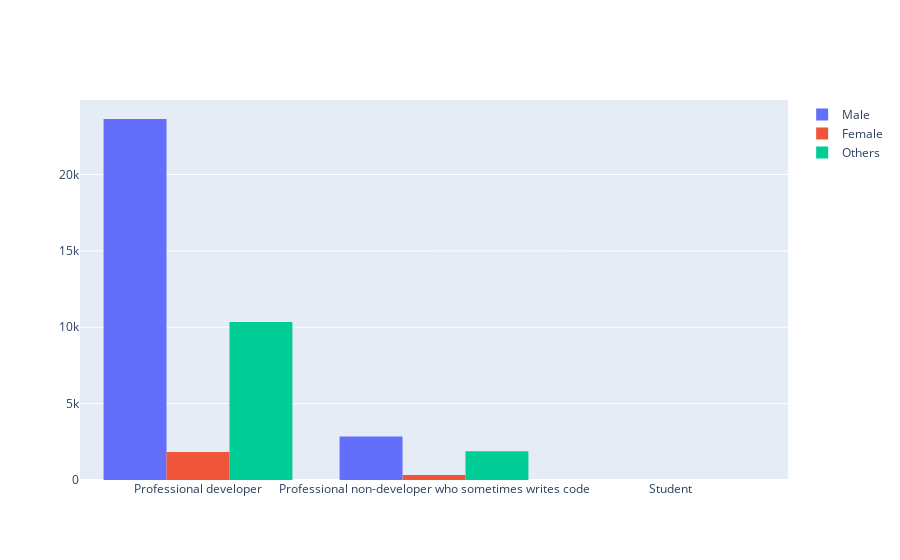

The notebook cell saved with this chart:
### Markdown cell above
### Question 1: Who are answering to Stack Overflow Survey? Are professionals or non-professionals using the site more?
### Graph 1-1: Professional by Gender (Absolute Value)

### Code cell
import plotly.graph_objects as go
data = survey[['YearsProgram','YearsCodedJob','Gender','Professional','Country']].dropna().copy()
fig = go.Figure()


print('Total Number of Male  : {}   {}%'.format(len(data[data['Gender']=='Male']["Professional"]),100*len(data[data['Gender']=='Male']["Professional"])/len(data)))
print('Total Number of Female: {}   {}%'.format(len(data[data['Gender']=='Female']["Professional"]),100*len(data[data['Gender']=='Female']["Professional"])/len(data)))
print('Total Number of Others: {}   {}%'.format(len(data[data['Gender']=='Others']["Professional"]),100*len(data[data['Gender']=='Others']["Professional"])/len(data)))

fig.add_trace(go.Histogram(x=data[data['Gender']=='Male']["Professional"],name = 'Male'))
fig.add_trace(go.Histogram(x=data[data['Gender']=='Female']["Professional"],name = 'Female'))
fig.add_trace(go.Histogram(x=data[data['Gender']=='Others']["Professional"],name = 'Others'))
fig.update_layout(barmode='group')

# fig = px.histogram(data, x="YearsProgram",color="Gender",marginal="rug")
# fig.update_xaxes(range=[0, 21])
fig.show()

### Figure 1 — Plotly figure (JSON) as saved in the notebook; plotly's stock layout.template omitted (floating-point values rounded to 4 significant figures; data arrays with more than 128 entries replaced by an {"elided": "..."} marker saying what was removed)
{"data": [{"name": "Male", "type": "histogram", "x": {"elided": "26477 str values"}}, {"name": "Female", "type": "histogram", "x": {"elided": "2152 str values"}}, {"name": "Others", "type": "histogram", "x": {"elided": "12229 str values"}}], "layout": {"barmode": "group"}}
